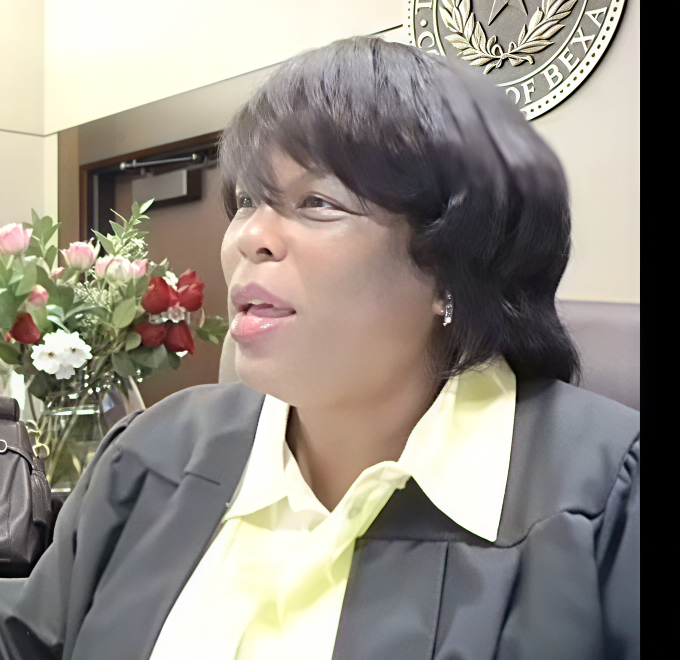
#> input picture assets/harvest/reactions/boyd/boyd_MONKEY_approved.png, 1360 x 1320 px (shown at 1/2 size)
$ python -i thumb_frames.py   (imports and definitions only)   (older library calls are emulated)
#> lines starting #> are read from the running program, lines starting #| are printed output that depends on the picture
#> further down, picture is the input picture: shape (1320, 1360, 3); mean B, G, R 131.5, 139.3, 145.3
#!/usr/bin/env python
"""
thumb_frames.py -- measured frame scout for thumbnail hero selection.

The thumbnail builder needs the single best frame of each participant, not a
frame someone eyeballed.  This walks a time window of the source Zoom-grid clip,
crops each participant tile, and scores every sampled frame on things that can be
counted.  It prints a ranked table and writes the top N crops to disk so the
builder can drop them straight in.

Scores per frame, per tile:
  face_h_frac   detected face height / tile height           (bigger = better hero)
  sharp         variance of Laplacian over the face box      (rejects motion blur)
  eyes          Haar eye detections inside the face box      (2 = not mid-blink)
  mouth_open    vertical gradient energy in the lower third of the face box,
                normalised by the face box - a talking/shouting proxy
  exposure      median luminance of the face box, 0.35-0.65 is usable

Tile geometry for work/2XkPnvstmRQ/2XkPnvstmRQ_h_5915_5895-7108.mp4 (1280x720,
30fps, first frame = 5895.0s on the parent stream clock):
  defendant+attorney  crop 628x344 @ (6,6)     Zoom label burned bottom-left
  Judge Boyd          crop 468x344 @ (726,6)   Zoom label burned bottom-left
The bottom 30px of each tile is dropped to remove the burned-in Zoom name label.

Usage:
  python scripts/thumb_frames.py --src <mp4> --tile boyd --start 6239 --end 6302 --step 0.5
  python scripts/thumb_frames.py --src <mp4> --tile def  --start 6729 --end 6737 --step 0.25 --out work/heroes
"""
import os, sys, json, argparse, subprocess, tempfile
import numpy as np, cv2

CLOCK0 = 5895.0          # parent-stream time of this file's first frame
TILES = {
    "def":  {"x": 6,   "y": 6, "w": 628, "h": 344, "label_h": 30},
    "boyd": {"x": 726, "y": 6, "w": 468, "h": 344, "label_h": 30},
}
FACE_C = None
EYE_C = None

def cascades():
    global FACE_C, EYE_C
    if FACE_C is None:
        FACE_C = [cv2.CascadeClassifier(cv2.data.haarcascades + n) for n in
                  ("haarcascade_frontalface_alt2.xml", "haarcascade_profileface.xml")]
        EYE_C = cv2.CascadeClassifier(cv2.data.haarcascades + "haarcascade_eye.xml")
    return FACE_C, EYE_C

# [14 lines left out: function grab, not called in this run]

def score_tile(img):
    faces_c, eye_c = cascades()
    g = cv2.cvtColor(img, cv2.COLOR_BGR2GRAY)
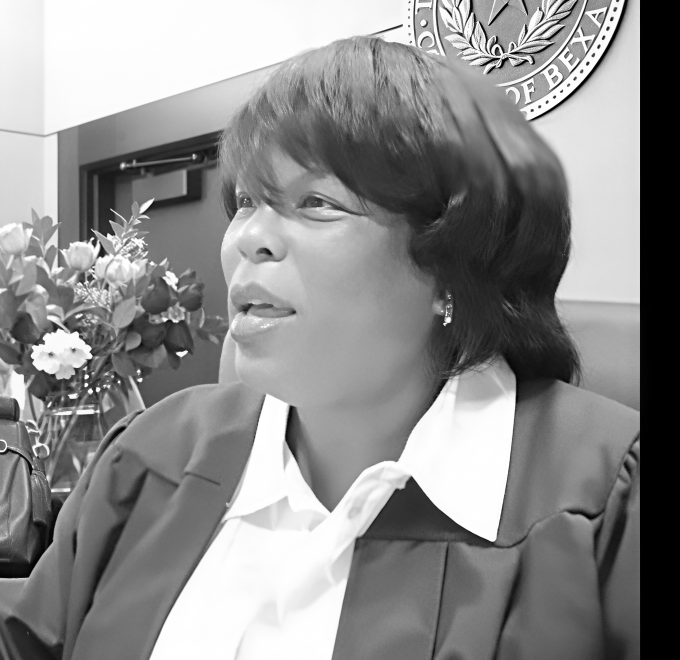
#> g: shape (1320, 1360) (shown at 1/2 size); min 0, max 255, mean 140.2
    H, W = g.shape
#> H = 1320; W = 1360
    boxes = []
    for c in faces_c:
        for b in c.detectMultiScale(g, 1.06, 5, minSize=(int(H*0.10),)*2):
            boxes.append(tuple(int(v) for v in b))
    if not boxes:
        return None
    x, y, w, h = max(boxes, key=lambda b: b[2]*b[3])
    fg = g[y:y+h, x:x+w].astype(np.float64)
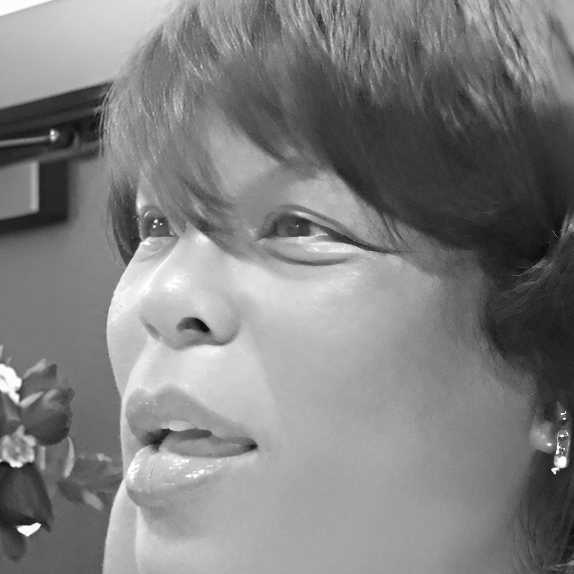
#> fg: shape (574, 574) float64; min 0, max 255, mean 127.8
    if fg.size < 100:
        return None
    eyes = eye_c.detectMultiScale(g[y:y+int(h*0.6), x:x+w], 1.06, 6)
#> eyes = [[146, 209, 23, 23], [246, 182, 100, 100]]
    lower = fg[int(h*0.60):, :]
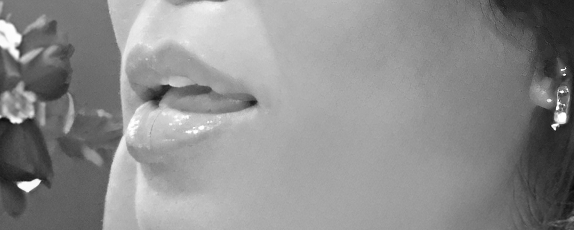
#> lower: shape (230, 574) float64; min 9, max 255, mean 141.4
    mouth = float(np.abs(np.diff(lower, axis=0)).mean()) if lower.size else 0.0
#> mouth = 3.07
    return {
        "face_box": [x, y, w, h],
        "face_h_frac": round(h / H, 3),
        "sharp": round(float(cv2.Laplacian(fg, cv2.CV_64F).var()), 1),
        "eyes": int(len(eyes)),
        "mouth_open": round(mouth, 2),
        "exposure": round(float(np.median(fg)) / 255, 3),
        "tile_wh": [W, H],
    }

# [57 lines left out: functions rank, main, not called in this run]

# [2 lines not run here, left out]

>>> import cv2
>>> picture = cv2.imread('../assets/harvest/reactions/boyd/boyd_MONKEY_approved.png')
>>> result = score_tile(picture)
#> result = {'face_box': [335, 178, 574, 574], 'face_h_frac': 0.435, 'sharp': 202.6, 'eyes': 2, 'mouth_open': 3.07, 'exposure': 0.51, 'tile_wh': [1360, 1320]}
